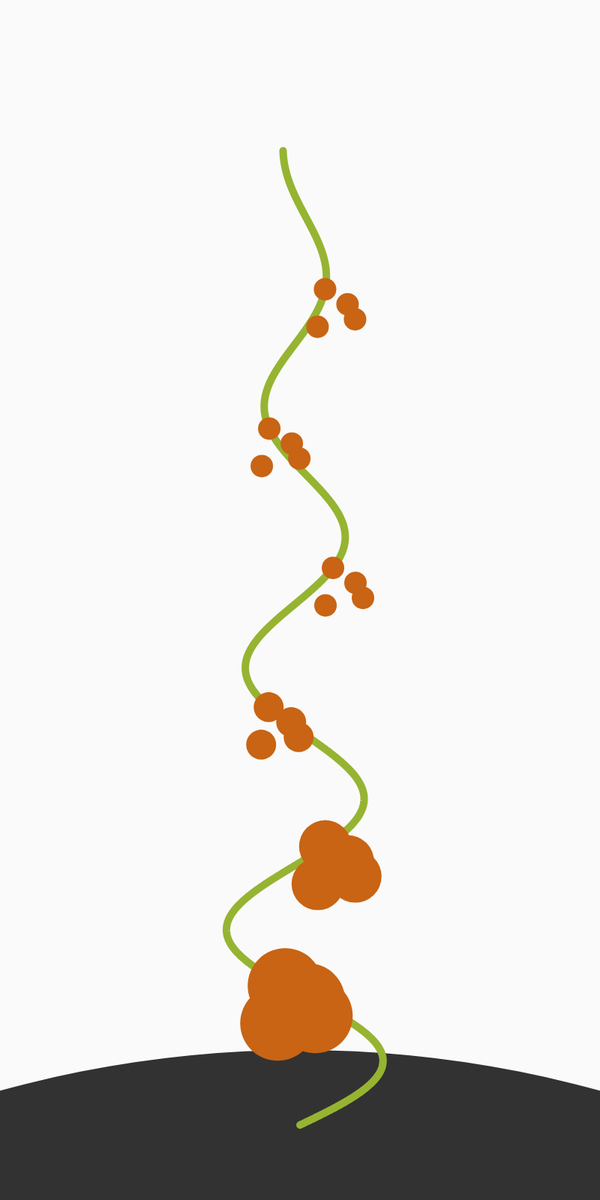
Frame 1 (no input)
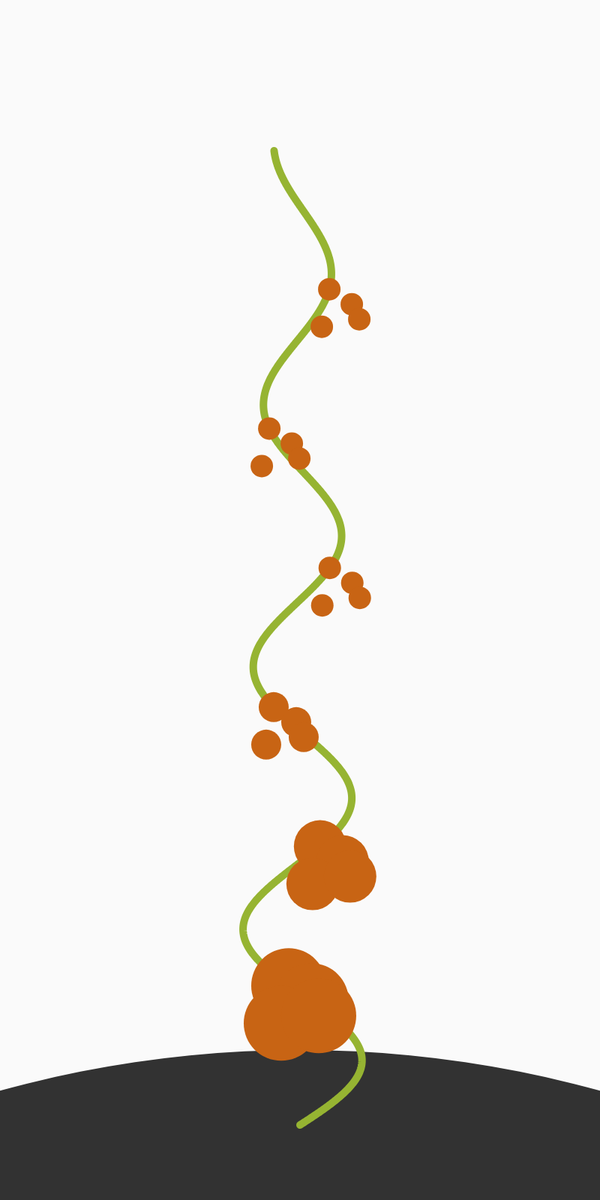
Frame 60 (no input)
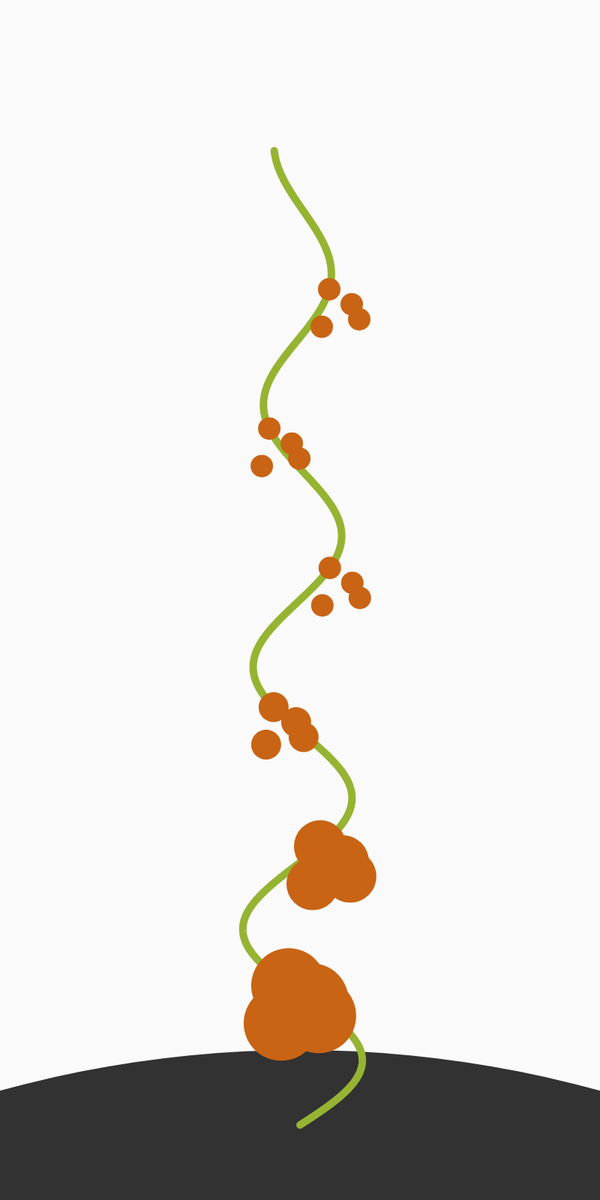
Frame 120 (the mouse pressed at the canvas centre since frame 60)

The p5.js sketch that drew these frames (run headless with seeded random() and noise() and a simulated clock; from frame 60 on, the mouse is pressed at the canvas centre):

// p5.js sketch
// ── sketch.js


class Tomato{
    constructor(x, y){
        this.trunk = [];
        this.fruits = [];
        this.root = createVector(x, y);
        this.fill_trunk(x, y);
    }

    fill_trunk(x, y){
        for (let i = 0; i < windowHeight - 200; i++) {
            this.trunk
                .push(createVector(x + (sin(i/60) * 300), map(i, 0, windowHeight - 200, y, 200)))
        }
    }

    grow(g){
        this.fruits = [];
        for (let i = 0; i < this.trunk.length; i++) {
            this.trunk[i] = createVector(this.root.x + (sin(i/60) * (50 + noise(g) * 100 - i * noise(g)/ 10)), map(i, 0, this.trunk.length, this.root.y, 200));

            if(i % 200 == 0 && i > 100){
                this.fruits.push(createVector(this.trunk[i].x, this.trunk[i].y));
            }
        }
    }

    show(){
        strokeWeight(10);
        stroke(50);

        this.show_trunk();
        this.show_fruits();
    }

    show_trunk(){
        strokeWeight(10);
        stroke(150, 180, 50);

        beginShape();
        noFill();
        for(let i = 0; i < this.trunk.length; i++){
            vertex(this.trunk[i].x,this.trunk[i].y);
        }
        endShape();
    }

    show_fruits(){
        for(let i = 0; i < this.fruits.length; i++){
            noStroke();
            let s = max(30, 100 - i * 30)
            fill(200, 100, 20);
            ellipse(this.fruits[i].x + 0, this.fruits[i].y + 0, s);
            ellipse(this.fruits[i].x + 30, this.fruits[i].y + 20, s);
            ellipse(this.fruits[i].x - 10, this.fruits[i].y + 50, s);
            ellipse(this.fruits[i].x + 40, this.fruits[i].y + 40, s);
        }
    }
}






let left_tomato;
let grow_amount = 0;
let grow_dir = false;

function setup() {
    createCanvas(800, 1600);

    slider1 = createSlider(1, 1000, 1);

    left_tomato = new Tomato(400, 1500);
}

function draw_ground(){
    background(250);

    noStroke();
    fill(50);
    ellipse(400, 1500 + 1400, 3000);

}

  
function draw() {
    draw_ground();
    left_tomato.grow(grow_amount);
    left_tomato.show();

    if(!grow_dir){
        grow_amount = grow_amount + 1/100;
        if (grow_amount > 600) grow_dir = !grow_dir;
    }else{
        grow_amount = grow_amount - 1/100;
        if(grow_amount < 1) grow_dir = !grow_dir;
    }
    }
